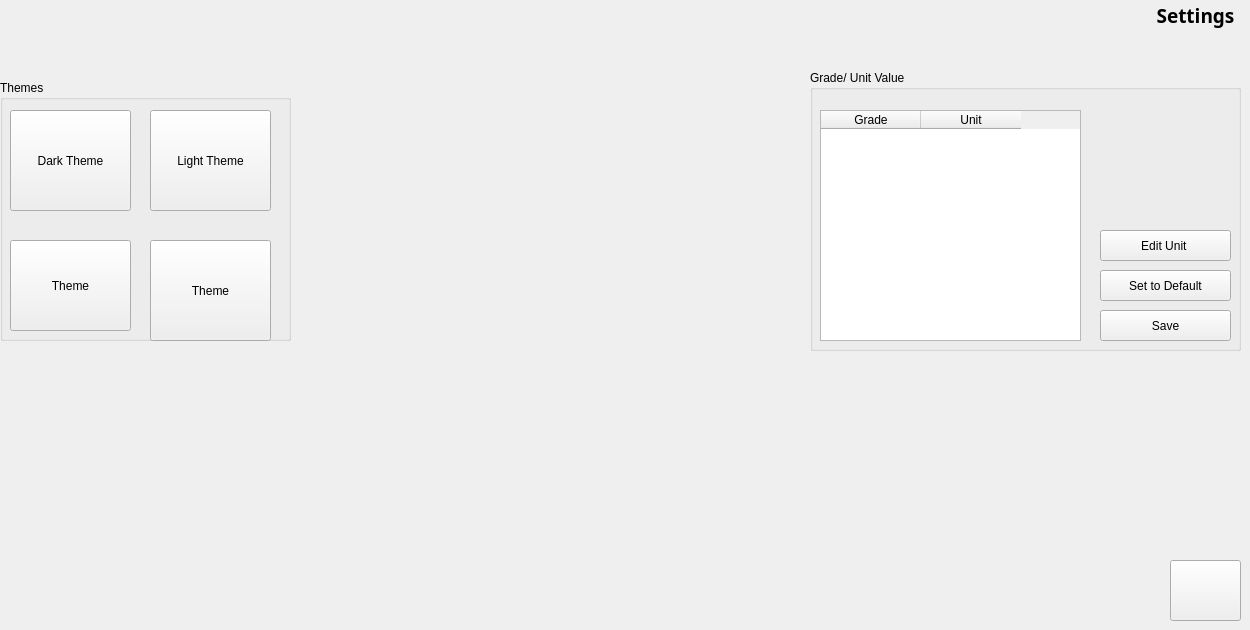
      <widget class="QWidget" name="tab_7">
       <attribute name="title">
        <string>Page</string>
       </attribute>
       <widget class="QLabel" name="label_11">
        <property name="geometry">
         <rect>
          <x>1150</x>
          <y>0</y>
          <width>91</width>
          <height>31</height>
         </rect>
        </property>
        <property name="font">
         <font>
          <family>Segoe Print</family>
          <pointsize>14</pointsize>
          <weight>75</weight>
          <bold>true</bold>
         </font>
        </property>
        <property name="text">
         <string>Settings</string>
        </property>
        <property name="alignment">
         <set>Qt::AlignCenter</set>
        </property>
       </widget>
       <widget class="QPushButton" name="pushButton_log_out">
        <property name="geometry">
         <rect>
          <x>1170</x>
          <y>560</y>
          <width>71</width>
          <height>61</height>
         </rect>
        </property>
        <property name="toolTip">
         <string>Log Out</string>
        </property>
        <property name="text">
         <string/>
        </property>
        <property name="icon">
         <iconset resource="resources.qrc">
          <normaloff>:/assets/images/turn-off.png</normaloff>:/assets/images/turn-off.png</iconset>
        </property>
        <property name="iconSize">
         <size>
          <width>35</width>
          <height>40</height>
         </size>
        </property>
       </widget>
       <widget class="QGroupBox" name="groupBox_3">
        <property name="geometry">
         <rect>
          <x>810</x>
          <y>70</y>
          <width>431</width>
          <height>281</height>
         </rect>
        </property>
        <property name="title">
         <string>Grade/ Unit Value</string>
        </property>
        <widget class="QTableWidget" name="tableWidget_grader">
         <property name="geometry">
          <rect>
           <x>10</x>
           <y>40</y>
           <width>261</width>
           <height>231</height>
          </rect>
         </property>
         <property name="toolTip">
          <string>Grader</string>
         </property>
         <column>
          <property name="text">
           <string>Grade</string>
          </property>
         </column>
         <column>
          <property name="text">
           <string>Unit</string>
          </property>
         </column>
        </widget>
        <widget class="QPushButton" name="pushButton_edit_unit">
         <property name="geometry">
          <rect>
           <x>290</x>
           <y>160</y>
           <width>131</width>
           <height>31</height>
          </rect>
         </property>
         <property name="text">
          <string>Edit Unit </string>
         </property>
        </widget>
        <widget class="QPushButton" name="pushButton_save_unit_change">
         <property name="geometry">
          <rect>
           <x>290</x>
           <y>240</y>
           <width>131</width>
           <height>31</height>
          </rect>
         </property>
         <property name="text">
          <string>Save</string>
         </property>
        </widget>
        <widget class="QPushButton" name="pushButton_set_to_default">
         <property name="geometry">
          <rect>
           <x>290</x>
           <y>200</y>
           <width>131</width>
           <height>31</height>
          </rect>
         </property>
         <property name="text">
          <string>Set to Default</string>
         </property>
        </widget>
       </widget>
       <widget class="QGroupBox" name="groupBox_themes">
        <property name="geometry">
         <rect>
          <x>0</x>
          <y>80</y>
          <width>291</width>
          <height>261</height>
         </rect>
        </property>
        <property name="title">
         <string>Themes</string>
        </property>
        <widget class="QPushButton" name="pushButton_dark_theme">
         <property name="geometry">
          <rect>
           <x>10</x>
           <y>30</y>
           <width>121</width>
           <height>101</height>
          </rect>
         </property>
         <property name="text">
          <string>Dark Theme</string>
         </property>
        </widget>
        <widget class="QPushButton" name="pushButton_light_theme">
         <property name="geometry">
          <rect>
           <x>150</x>
           <y>30</y>
           <width>121</width>
           <height>101</height>
          </rect>
         </property>
         <property name="text">
          <string>Light Theme</string>
         </property>
        </widget>
        <widget class="QPushButton" name="pushButton_log_out_4">
         <property name="geometry">
          <rect>
           <x>150</x>
           <y>160</y>
           <width>121</width>
           <height>101</height>
          </rect>
         </property>
         <property name="text">
          <string>Theme</string>
         </property>
        </widget>
        <widget class="QPushButton" name="pushButton_log_out_5">
         <property name="geometry">
          <rect>
           <x>10</x>
           <y>160</y>
           <width>121</width>
           <height>91</height>
          </rect>
         </property>
         <property name="text">
          <string>Theme</string>
         </property>
        </widget>
       </widget>
       <zorder>groupBox_3</zorder>
       <zorder>label_11</zorder>
       <zorder>pushButton_log_out</zorder>
       <zorder>groupBox_themes</zorder>
      </widget>
